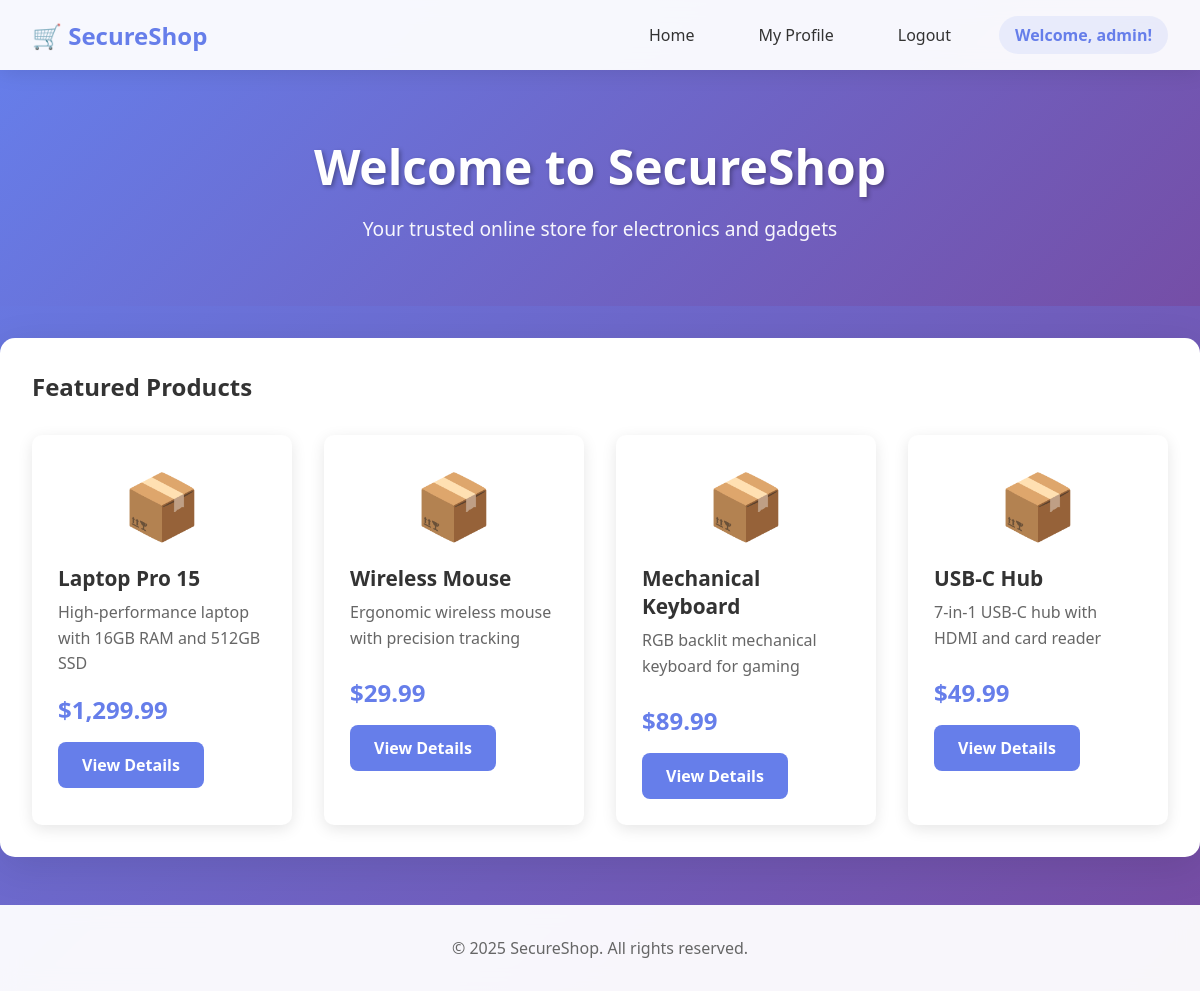
The page / (signed in) on the database its author committed.
### tables this page shows
CREATE TABLE IF NOT EXISTS users (
    id INT AUTO_INCREMENT PRIMARY KEY,
    username VARCHAR(50) NOT NULL UNIQUE,
    password VARCHAR(255) NOT NULL,
    email VARCHAR(100),
    is_admin TINYINT(1) DEFAULT 0,
    bio TEXT,
    created_at TIMESTAMP DEFAULT CURRENT_TIMESTAMP
);

CREATE TABLE IF NOT EXISTS products (
    id INT AUTO_INCREMENT PRIMARY KEY,
    name VARCHAR(100) NOT NULL,
    description TEXT,
    price DECIMAL(10, 2),
    image VARCHAR(255),
    created_at TIMESTAMP DEFAULT CURRENT_TIMESTAMP
);

### config.php (called while the page is built, shortened)
<?php
$conn = new mysqli(DB_HOST, DB_USER, DB_PASS, DB_NAME);
function isLoggedIn() {
    return isset($_SESSION['user_id']);
}
function getCurrentUser() {
    global $conn;
    if (isLoggedIn()) {
        $user_id = $_SESSION['user_id'];
        $query = "SELECT * FROM users WHERE id = $user_id";
        $result = $conn->query($query);
        return $result->fetch_assoc();
    }
    return null;
}
?>

### index.php (the view, shortened to what this page needs)
<?php
require_once 'config.php';
$current_user = getCurrentUser();
?>
<!DOCTYPE html>
<html lang="en">
<head>
    <link rel="stylesheet" href="style.css">
</head>
<body>
    <nav class="navbar">
        <div class="nav-container">
            <a href="index.php" class="logo">🛒 SecureShop</a>
            <ul class="nav-menu">
                <li><a href="index.php">Home</a></li>
                <?php if (isLoggedIn()): ?>
                    <li><a href="profile.php?id=<?php echo $_SESSION['user_id']; ?>">My Profile</a></li>
                    <li><a href="logout.php">Logout</a></li>
                    <li class="user-info">Welcome, <?php echo htmlspecialchars($current_user['username']); ?>!</li>
                <?php else: ?>
                    <li><a href="login.php">Login</a></li>
                    <li><a href="register.php">Register</a></li>
                <?php endif; ?>
            </ul>
        </div>
    </nav>
    <div class="hero">
        <h1>Welcome to SecureShop</h1>
        <p>Your trusted online store for electronics and gadgets</p>
    </div>
    <div class="container">
        <h2>Featured Products</h2>
        <div class="products-grid">
            <?php
            $query = "SELECT * FROM products LIMIT 4";
            $result = $conn->query($query);
            while ($product = $result->fetch_assoc()):
            ?>
            <div class="product-card">
                <div class="product-image">📦</div>
                <h3><?php echo htmlspecialchars($product['name']); ?></h3>
                <p class="product-description"><?php echo htmlspecialchars($product['description']); ?></p>
                <p class="product-price">$<?php echo number_format($product['price'], 2); ?></p>
                <a href="product.php?id=<?php echo $product['id']; ?>" class="btn">View Details</a>
            </div>
            <?php endwhile; ?>
        </div>
    </div>
    <footer>
        <p>&copy; 2025 SecureShop. All rights reserved.</p>
    </footer>
</body>
</html>

### style.css (style rules this page uses)
* { margin: 0; padding: 0; box-sizing: border-box; }
body { font-family: 'Segoe UI', Tahoma, Geneva, Verdana, sans-serif; background: linear-gradient(135deg, #667eea 0%, #764ba2 100%); min-height: 100vh; color: #333; }
.navbar { background: rgba(255, 255, 255, 0.95); backdrop-filter: blur(10px); box-shadow: 0 2px 20px rgba(0, 0, 0, 0.1); position: sticky; top: 0; z-index: 1000; }
.nav-container { max-width: 1200px; margin: 0 auto; padding: 1rem 2rem; display: flex; justify-content: space-between; align-items: center; }
.logo { font-size: 1.5rem; font-weight: bold; color: #667eea; text-decoration: none; transition: transform 0.3s ease; }
.nav-menu { display: flex; list-style: none; gap: 2rem; align-items: center; }
.nav-menu li a { color: #333; text-decoration: none; font-weight: 500; transition: color 0.3s ease; padding: 0.5rem 1rem; border-radius: 5px; }
.user-info { color: #667eea; font-weight: 600; background: rgba(102, 126, 234, 0.1); padding: 0.5rem 1rem; border-radius: 20px; }
.hero { text-align: center; padding: 4rem 2rem; color: white; background: linear-gradient(135deg, rgba(102, 126, 234, 0.8) 0%, rgba(118, 75, 162, 0.8) 100%); margin-bottom: 2rem; }
.hero h1 { font-size: 3rem; margin-bottom: 1rem; text-shadow: 2px 2px 4px rgba(0, 0, 0, 0.3); }
.hero p { font-size: 1.2rem; opacity: 0.95; }
.container { max-width: 1200px; margin: 0 auto; padding: 2rem; background: white; border-radius: 15px; box-shadow: 0 10px 40px rgba(0, 0, 0, 0.1); margin-bottom: 2rem; }
.products-grid { display: grid; grid-template-columns: repeat(auto-fit, minmax(250px, 1fr)); gap: 2rem; margin-top: 2rem; }
.product-card { background: white; border-radius: 10px; padding: 1.5rem; box-shadow: 0 4px 15px rgba(0, 0, 0, 0.1); transition: transform 0.3s ease, box-shadow 0.3s ease; border: 2px solid transparent; }
.product-image { font-size: 4rem; text-align: center; margin-bottom: 1rem; }
.product-card h3 { color: #333; margin-bottom: 0.5rem; font-size: 1.3rem; }
.product-description { color: #666; margin-bottom: 1rem; line-height: 1.6; min-height: 60px; }
.product-price { font-size: 1.5rem; color: #667eea; font-weight: bold; margin-bottom: 1rem; }
.btn { display: inline-block; padding: 0.75rem 1.5rem; background: #667eea; color: white; text-decoration: none; border-radius: 8px; font-weight: 600; transition: all 0.3s ease; border: none; cursor: pointer; font-size: 1rem; }
footer { background: rgba(255, 255, 255, 0.95); backdrop-filter: blur(10px); text-align: center; padding: 2rem; color: #666; margin-top: 3rem; }

### rows shown on the page
users: username "admin"
products: name "Laptop Pro 15", description "High-performance laptop with 16GB RAM and 512GB SSD", price "1,299.99"
products: name "Wireless Mouse", description "Ergonomic wireless mouse with precision tracking", price "29.99"
products: name "Mechanical Keyboard", description "RGB backlit mechanical keyboard for gaming", price "89.99"
products: name "USB-C Hub", description "7-in-1 USB-C hub with HDMI and card reader", price "49.99"
